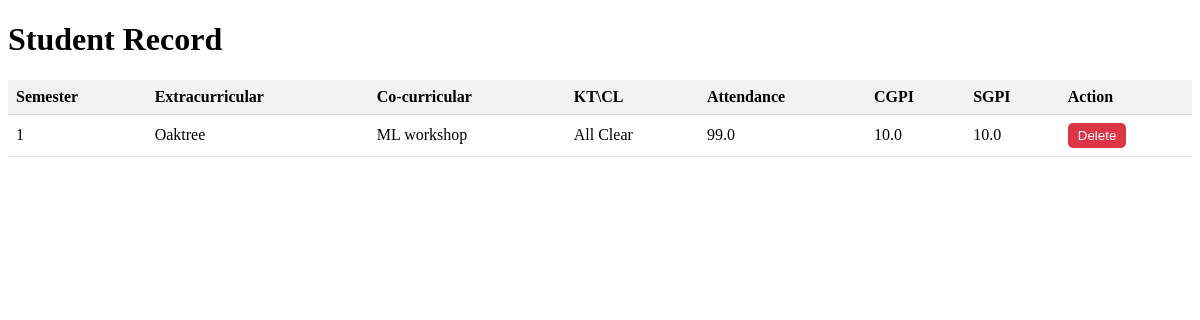
/records/1022214/, run on the app's committed database.
### app1/models.py (models this page shows)
class StudentDetails(models.Model):
    student = models.ForeignKey(Student, on_delete=models.CASCADE)
    semester = models.IntegerField()
    semester_cleared = models.CharField(max_length=20)
    extracurricular = models.CharField(max_length=200)
    cocurricular = models.CharField(max_length=200)
    attendance_percentage = models.FloatField()
    cgpi = models.FloatField()
    sgpi = models.FloatField()

### app1/views.py (the view)
# urls.py: path('records/<str:roll_no>/', views.get_records_view, name='get_records'),
def get_records_view(request, roll_no):
    student = Student.objects.get(roll_no=roll_no)
    student_details = StudentDetails.objects.filter(student=student)
    return render(request, 'records.html', {'student': student, 'student_details': student_details})

### templates/records.html (shortened to what this page needs)
<!DOCTYPE html>
<html lang="en">
<head>
</head>
<body>
    <h1>Student Record</h1>
    <table>
        <thead>
            <tr>
                <th>Semester</th>
                <th>Extracurricular</th>
                <th>Co-curricular</th>
                <th>KT\CL</th>
                <th>Attendance</th>
                <th>CGPI</th>
                <th>SGPI</th>
                <th>Action</th>
            </tr>
        </thead>
        <tbody>
            {% for detail in student_details %}
            <tr>
                <td>{{ detail.semester }}</td>
                <td>{{ detail.extracurricular }}</td>
                <td>{{ detail.cocurricular }}</td>
                <td>{{ detail.semester_cleared }}</td>
                <td>{{ detail.attendance_percentage }}</td>
                <td>{{ detail.cgpi }}</td>
                <td>{{ detail.sgpi }}</td>
                <td><button class="delete-button" onclick="confirmDelete(this)">Delete</button></td>
            </tr>
            {% endfor %}
        </tbody>
    </table>
</body>
</html>

### templates/records.html (style rules this page uses)
table { width: 100%; border-collapse: collapse; }
th, td { padding: 8px; text-align: left; border-bottom: 1px solid #ddd; }
th { background-color: #f2f2f2; }
.delete-button { background-color: #dc3545; color: white; border: none; padding: 5px 10px; border-radius: 5px; cursor: pointer; }

### data on the page
StudentDetails: semester "1", extracurricular "Oaktree", cocurricular "ML workshop", semester_cleared "All Clear", attendance_percentage "99.0", cgpi "10.0", sgpi "10.0"
